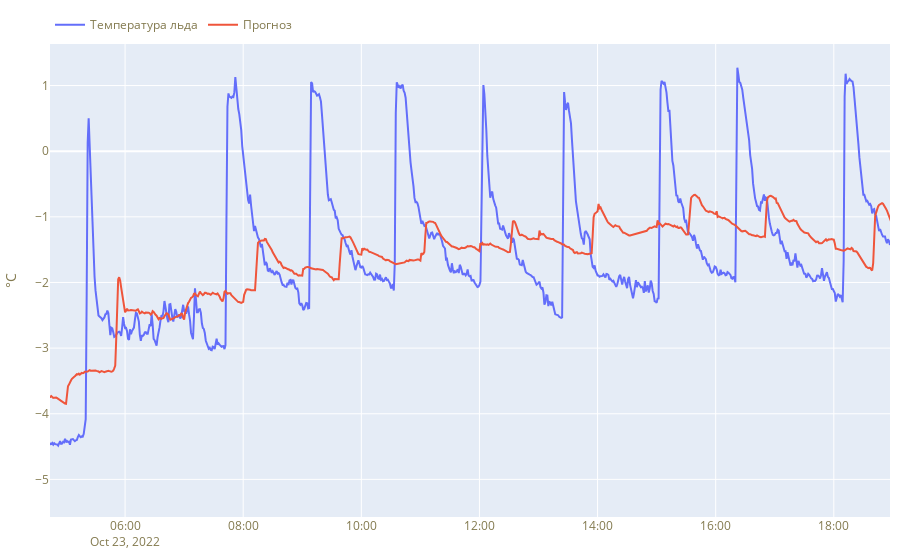

The notebook cell saved with this chart:
### Code cell
fig = make_subplots(rows=1, cols=1, shared_xaxes=True, vertical_spacing=0.02)
fig.add_trace(go.Scatter(x=test_dataset.data['time'], y=result_df['temp_ice'], name='Температура льда'), row=1, col=1)
fig.add_trace(go.Scatter(x=test_dataset.data['time'], y=result_df['pred_temp_ice'], name='Прогноз'), row=1, col=1)
fig.update_layout(margin=dict(l=10, r=10, t=30, b=10),
                  legend=dict(orientation='h', yanchor='bottom', x=0, y=1.01),
                #   width=1000,
                  height=800,
                  font_color="#837A4F",
                  title_font_color="#837A4F")
fig.update_traces(hoverinfo='all', hovertemplate='Дата и время: %{x}<br>Температура: %{y:.2f}°C', row=1, col=1)
fig.update_yaxes(title_text='°C', row=1, col=1)

### Figure 1 — Plotly figure (JSON) as saved in the notebook; plotly's stock layout.template omitted (floating-point values rounded to 4 significant figures; data arrays with more than 128 entries replaced by an {"elided": "..."} marker saying what was removed)
{"data": [{"hoverinfo": "all", "hovertemplate": "Дата и время: %{x}<br>Температура: %{y:.2f}°C", "name": "Температура льда", "type": "scatter", "x": {"elided": "6000 str values"}, "xaxis": "x", "y": {"elided": "5632 float values"}, "yaxis": "y"}, {"hoverinfo": "all", "hovertemplate": "Дата и время: %{x}<br>Температура: %{y:.2f}°C", "name": "Прогноз", "type": "scatter", "x": {"elided": "6000 str values"}, "xaxis": "x", "y": {"elided": "5632 float values"}, "yaxis": "y"}], "layout": {"autosize": true, "font": {"color": "#837A4F"}, "legend": {"orientation": "h", "x": 0, "y": 1.01, "yanchor": "bottom"}, "margin": {"b": 10, "l": 10, "r": 10, "t": 30}, "title": {"font": {"color": "#837A4F"}}, "xaxis": {"anchor": "y", "autorange": false, "domain": [0, 1], "range": ["2022-10-23 04:43:43.4287", "2022-10-23 18:57:04.8926"], "type": "date"}, "yaxis": {"anchor": "x", "autorange": true, "domain": [0, 1], "range": [-5.573, 1.633], "title": {"text": "°C"}, "type": "linear"}}}
